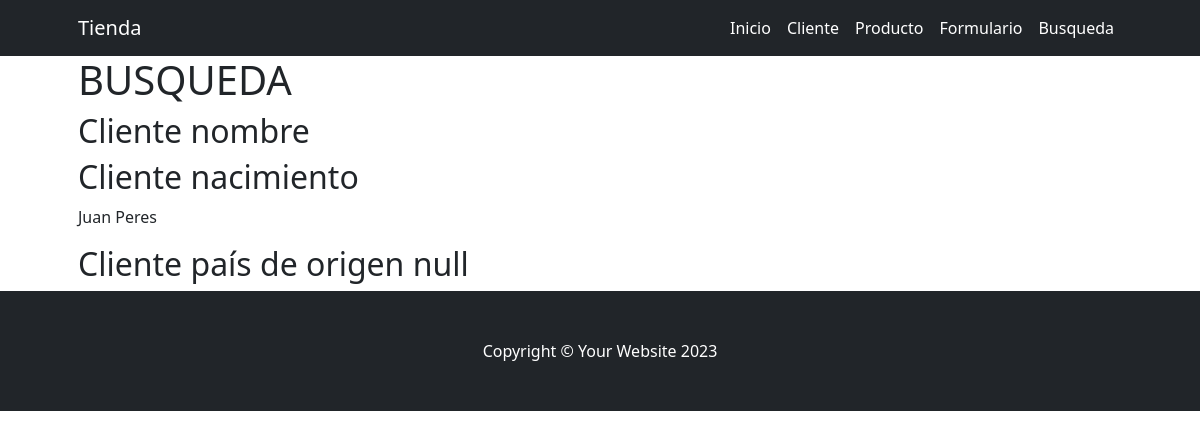
/cliente/busqueda/, run on an earlier commit of the app's database.
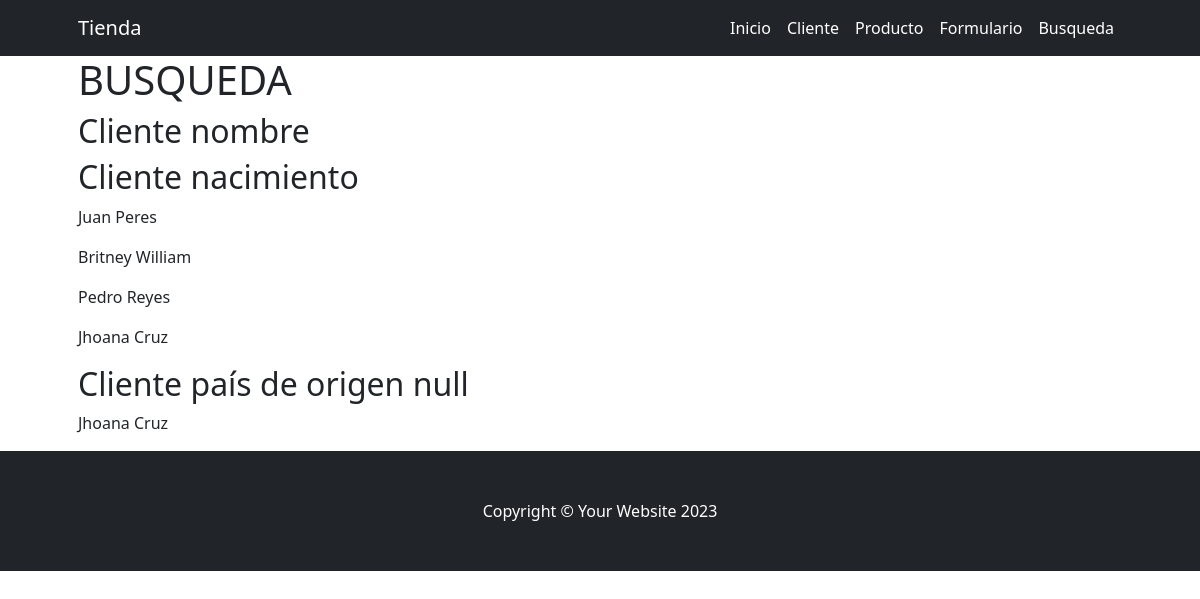
And on a later commit of the database.
### cliente/models.py (models this page shows)
class Cliente(models.Model):
    nombre = models.CharField(max_length=100)
    apellido = models.CharField(max_length=100)
    nacimiento = models.DateField(null=True, blank=True)
    pais_origen = models.ForeignKey(Pais, on_delete=models.SET_NULL, null=True, blank=True)
    def __str__(self):
        return f"{self.nombre} {self.apellido}"

### cliente/views.py (the view)
# urls.py: path("busqueda/", views.busqueda,name="busqueda"),
def busqueda(request):
    cliente_nombre = models.Cliente.objects.filter(nombre__contains="dana")
    cliente_nacimiento = models.Cliente.objects.filter(nacimiento__gt=date(2000, 1, 1))
    cliente_pais = models.Cliente.objects.filter(pais_origen=None)
    context = {
        "cliente_nombre": cliente_nombre,
        "cliente_nacimiento": cliente_nacimiento,
        "cliente_pais": cliente_pais,
    }
    return render(request, "cliente/busqueda.html", context)

### cliente/templates/cliente/busqueda.html (shortened to what this page needs)
{% extends 'core/base.html' %}
{% block contenido_titulo %}
    BUSQUEDA
{% endblock contenido_titulo %}
{% block contenido %}
    <h2>Cliente nombre</h2>
    <h2>Cliente nacimiento</h2>
    {% for cliente in cliente_nacimiento %}
        <p>{{ cliente}}</p>
    {% endfor %}
    <h2>Cliente país de origen null</h2>
    {% for cliente in cliente_pais %}
        <p>{{ cliente}}</p>
    {% endfor %}
{% endblock contenido %}

What changed in the data, as far as the page shows it:
added Cliente: nombre+apellido "Britney William", shown under "Cliente nacimiento"
added Cliente: nombre+apellido "Pedro Reyes", shown under "Cliente nacimiento"
added Cliente: nombre+apellido "Jhoana Cruz"
